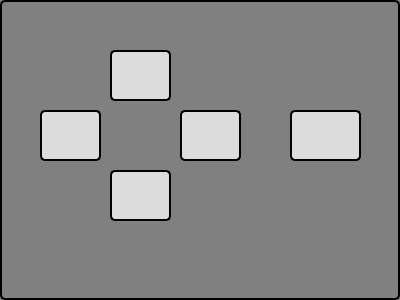
<?xml version="1.0" encoding="UTF-8"?>
<ui version="4.0">
 <class>robotcontrolwindow</class>
 <widget class="QDialog" name="robotcontrolwindow">
  <property name="geometry">
   <rect>
    <x>0</x>
    <y>0</y>
    <width>400</width>
    <height>300</height>
   </rect>
  </property>
  <property name="windowTitle">
   <string>Dialog</string>
  </property>
  <property name="styleSheet">
   <string notr="true">QDialog {
    background-color: grey;
    border-style: outset;
    border-width: 2px;
    border-radius: 5px;
    border-color: black;
    font: bold 14px;
    min-width: 10em;
    padding: 6px;
}

QPushButton{
	border-style: outset;
    border-width: 2px;
    border-radius: 5px;
    border-color: black;
	background-color: #DCDCDC;
}</string>
  </property>
  <widget class="QPushButton" name="pushButton_right">
   <property name="geometry">
    <rect>
     <x>180</x>
     <y>110</y>
     <width>61</width>
     <height>51</height>
    </rect>
   </property>
   <property name="cursor">
    <cursorShape>PointingHandCursor</cursorShape>
   </property>
   <property name="text">
    <string/>
   </property>
   <property name="icon">
    <iconset resource="Resources.qrc">
     <normaloff>:/Images/arrow_right.png</normaloff>:/Images/arrow_right.png</iconset>
   </property>
   <property name="iconSize">
    <size>
     <width>40</width>
     <height>40</height>
    </size>
   </property>
   <property name="autoDefault">
    <bool>true</bool>
   </property>
  </widget>
  <widget class="QPushButton" name="pushButton_up">
   <property name="geometry">
    <rect>
     <x>110</x>
     <y>50</y>
     <width>61</width>
     <height>51</height>
    </rect>
   </property>
   <property name="cursor">
    <cursorShape>PointingHandCursor</cursorShape>
   </property>
   <property name="text">
    <string/>
   </property>
   <property name="icon">
    <iconset resource="Resources.qrc">
     <normaloff>:/Images/arrow_up.png</normaloff>:/Images/arrow_up.png</iconset>
   </property>
   <property name="iconSize">
    <size>
     <width>40</width>
     <height>40</height>
    </size>
   </property>
   <property name="flat">
    <bool>false</bool>
   </property>
  </widget>
  <widget class="QPushButton" name="pushButton_left">
   <property name="geometry">
    <rect>
     <x>40</x>
     <y>110</y>
     <width>61</width>
     <height>51</height>
    </rect>
   </property>
   <property name="cursor">
    <cursorShape>PointingHandCursor</cursorShape>
   </property>
   <property name="text">
    <string/>
   </property>
   <property name="icon">
    <iconset resource="Resources.qrc">
     <normaloff>:/Images/arrow_left.png</normaloff>:/Images/arrow_left.png</iconset>
   </property>
   <property name="iconSize">
    <size>
     <width>40</width>
     <height>40</height>
    </size>
   </property>
  </widget>
  <widget class="QPushButton" name="pushButton_down">
   <property name="geometry">
    <rect>
     <x>110</x>
     <y>170</y>
     <width>61</width>
     <height>51</height>
    </rect>
   </property>
   <property name="cursor">
    <cursorShape>PointingHandCursor</cursorShape>
   </property>
   <property name="styleSheet">
    <string notr="true"/>
   </property>
   <property name="text">
    <string/>
   </property>
   <property name="icon">
    <iconset resource="Resources.qrc">
     <normaloff>:/Images/arrow_down.ico</normaloff>:/Images/arrow_down.ico</iconset>
   </property>
   <property name="iconSize">
    <size>
     <width>40</width>
     <height>40</height>
    </size>
   </property>
   <property name="shortcut">
    <string/>
   </property>
  </widget>
  <widget class="QPushButton" name="pushButton_stop">
   <property name="geometry">
    <rect>
     <x>290</x>
     <y>110</y>
     <width>71</width>
     <height>51</height>
    </rect>
   </property>
   <property name="cursor">
    <cursorShape>PointingHandCursor</cursorShape>
   </property>
   <property name="text">
    <string/>
   </property>
   <property name="icon">
    <iconset resource="Resources.qrc">
     <normaloff>:/Images/stop.png</normaloff>:/Images/stop.png</iconset>
   </property>
   <property name="iconSize">
    <size>
     <width>60</width>
     <height>60</height>
    </size>
   </property>
   <property name="autoDefault">
    <bool>true</bool>
   </property>
  </widget>
 </widget>
 <resources>
  <include location="Resources.qrc"/>
 </resources>
 <connections/>
</ui>
